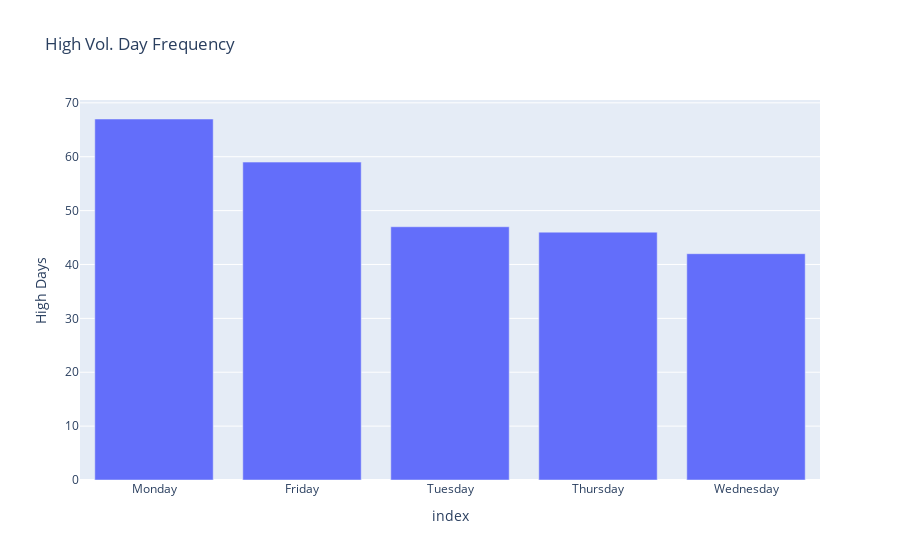
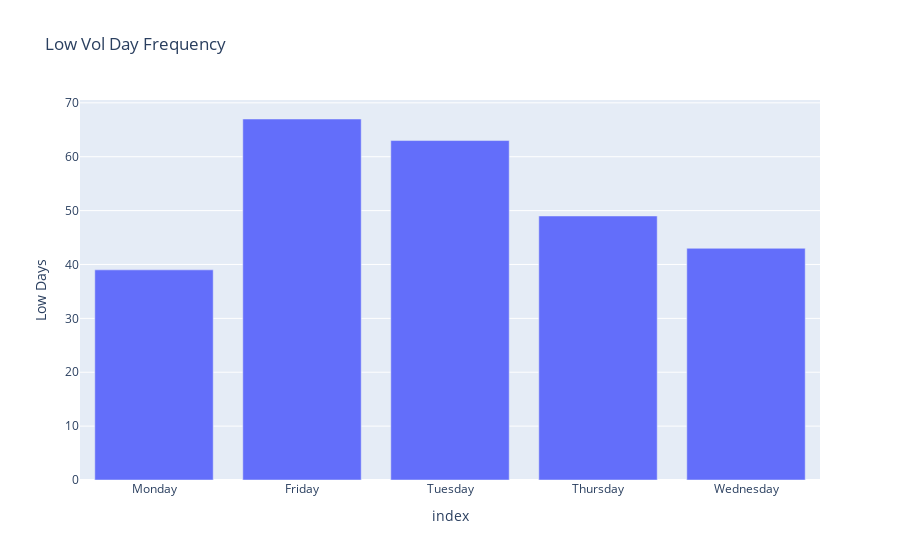
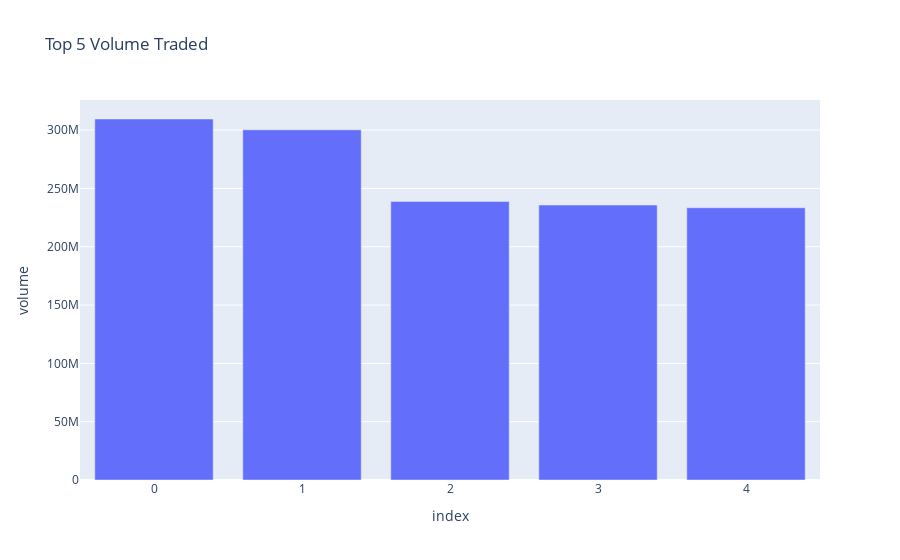
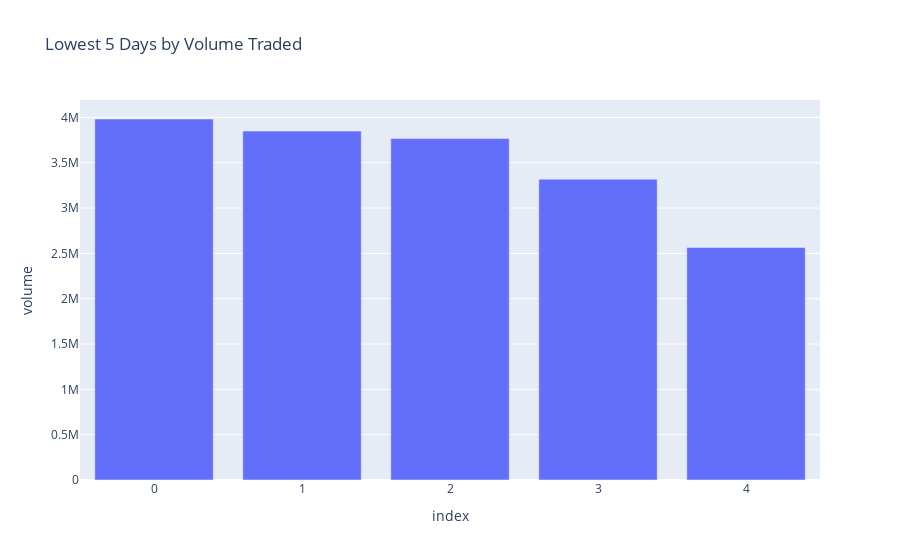

Notebook code for these charts, in order:
### Code cell
######################################################################

#high and low frequencies for days of the week
high_days = weekly_days[weekly_days['Label'] == 'high'].groupby('day').size() 
low_days = weekly_days[weekly_days['Label'] == 'low'].groupby('day').size()
#sort frequencies for days of the week
high_days_data = high_days.sort_values(ascending=False)
low_days_data = low_days.sort_values(ascending=True)
#convert to dict
high_days_dict = high_days_data.to_dict()
low_days_dict = low_days_data.to_dict()
#create a DataFrame from the dictionaries
dict_data = {'High Days': high_days_dict, 'Low Days': low_days_dict}
hi_low_df = pd.DataFrame(dict_data)
#top/bottom 5 days/volume traded
sorted_data = data.sort_values(by='volume', ascending=False)
top_5_df = sorted_data.head()
top_5_df = top_5_df.reset_index()
bottom_5_df = sorted_data.tail()
bottom_5_df = bottom_5_df.reset_index()

print(hi_low_df)
display(top_5_df)
display(bottom_5_df)

########################################################

#plot frequncy
high_fig = px.bar(
    hi_low_df,
    x=hi_low_df.index,
    y='High Days',
    title='High Vol. Day Frequency')
low_fig = px.bar(
    hi_low_df,
    x=hi_low_df.index,
    y='Low Days',
    title='Low Vol Day Frequency')
top_5_fig = px.bar(
    top_5_df,
    x= top_5_df.index,
    y='volume',
    title='Top 5 Volume Traded'
)
bottom_5_fig = px.bar(
    bottom_5_df,
    x= bottom_5_df.index,
    y='volume',
    title='Lowest 5 Days by Volume Traded'
)

high_fig.show()
low_fig.show()
top_5_fig.show()
bottom_5_fig.show()

#######################################################

### Figure 1 — Plotly figure (JSON) as saved in the notebook; plotly's stock layout.template omitted (floating-point values rounded to 4 significant figures)
{"data": [{"alignmentgroup": "True", "hovertemplate": "index=%{x}<br>High Days=%{y}<extra></extra>", "legendgroup": "", "marker": {"color": "#636efa", "pattern": {"shape": ""}}, "name": "", "offsetgroup": "", "orientation": "v", "showlegend": false, "textposition": "auto", "type": "bar", "x": ["Monday", "Friday", "Tuesday", "Thursday", "Wednesday"], "xaxis": "x", "y": [67, 59, 47, 46, 42], "yaxis": "y"}], "layout": {"barmode": "relative", "legend": {"tracegroupgap": 0}, "title": {"text": "High Vol. Day Frequency"}, "xaxis": {"anchor": "y", "domain": [0, 1], "title": {"text": "index"}}, "yaxis": {"anchor": "x", "domain": [0, 1], "title": {"text": "High Days"}}}}

### Figure 2 — Plotly figure (JSON) as saved in the notebook; plotly's stock layout.template omitted (floating-point values rounded to 4 significant figures)
{"data": [{"alignmentgroup": "True", "hovertemplate": "index=%{x}<br>Low Days=%{y}<extra></extra>", "legendgroup": "", "marker": {"color": "#636efa", "pattern": {"shape": ""}}, "name": "", "offsetgroup": "", "orientation": "v", "showlegend": false, "textposition": "auto", "type": "bar", "x": ["Monday", "Friday", "Tuesday", "Thursday", "Wednesday"], "xaxis": "x", "y": [39, 67, 63, 49, 43], "yaxis": "y"}], "layout": {"barmode": "relative", "legend": {"tracegroupgap": 0}, "title": {"text": "Low Vol Day Frequency"}, "xaxis": {"anchor": "y", "domain": [0, 1], "title": {"text": "index"}}, "yaxis": {"anchor": "x", "domain": [0, 1], "title": {"text": "Low Days"}}}}

### Figure 3 — Plotly figure (JSON) as saved in the notebook; plotly's stock layout.template omitted (floating-point values rounded to 4 significant figures)
{"data": [{"alignmentgroup": "True", "hovertemplate": "index=%{x}<br>volume=%{y}<extra></extra>", "legendgroup": "", "marker": {"color": "#636efa", "pattern": {"shape": ""}}, "name": "", "offsetgroup": "", "orientation": "v", "showlegend": false, "textposition": "auto", "type": "bar", "x": [0, 1, 2, 3, 4], "xaxis": "x", "y": [309508609, 300234026, 238806737, 235727017, 233445345], "yaxis": "y"}], "layout": {"barmode": "relative", "legend": {"tracegroupgap": 0}, "title": {"text": "Top 5 Volume Traded"}, "xaxis": {"anchor": "y", "domain": [0, 1], "title": {"text": "index"}}, "yaxis": {"anchor": "x", "domain": [0, 1], "title": {"text": "volume"}}}}

### Figure 4 — Plotly figure (JSON) as saved in the notebook; plotly's stock layout.template omitted (floating-point values rounded to 4 significant figures)
{"data": [{"alignmentgroup": "True", "hovertemplate": "index=%{x}<br>volume=%{y}<extra></extra>", "legendgroup": "", "marker": {"color": "#636efa", "pattern": {"shape": ""}}, "name": "", "offsetgroup": "", "orientation": "v", "showlegend": false, "textposition": "auto", "type": "bar", "x": [0, 1, 2, 3, 4], "xaxis": "x", "y": [3982579, 3849115, 3766877, 3318169, 2565414], "yaxis": "y"}], "layout": {"barmode": "relative", "legend": {"tracegroupgap": 0}, "title": {"text": "Lowest 5 Days by Volume Traded"}, "xaxis": {"anchor": "y", "domain": [0, 1], "title": {"text": "index"}}, "yaxis": {"anchor": "x", "domain": [0, 1], "title": {"text": "volume"}}}}
